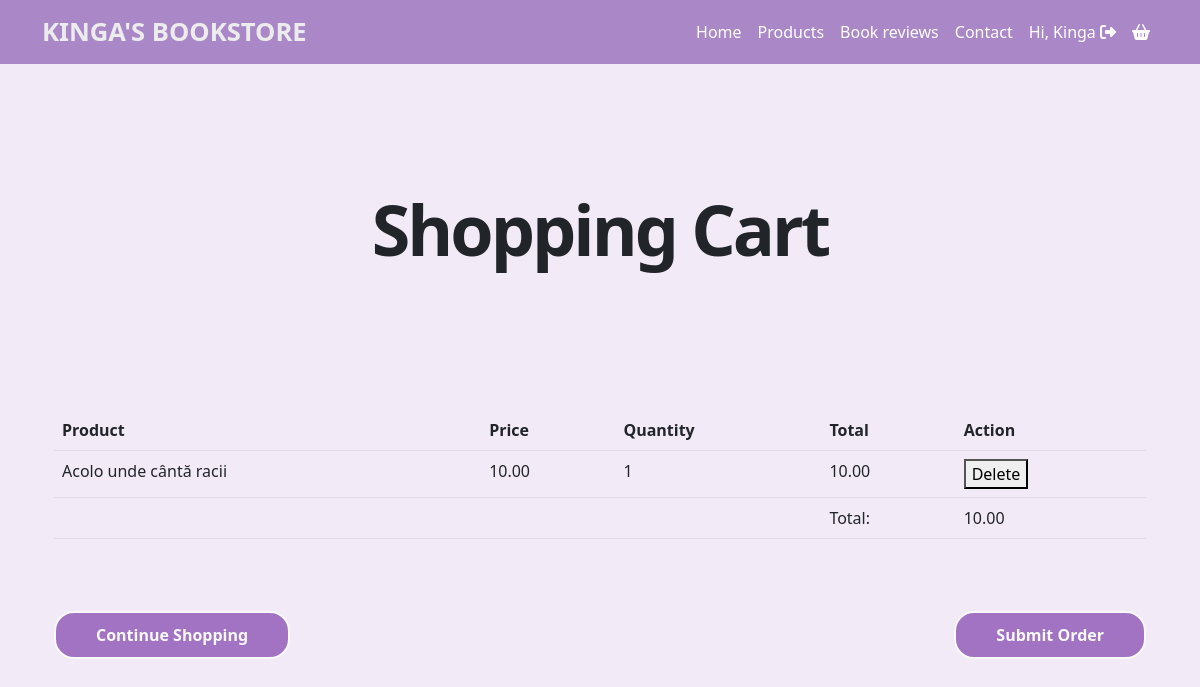
The page /cart/ (signed in) on the database as committed earlier.
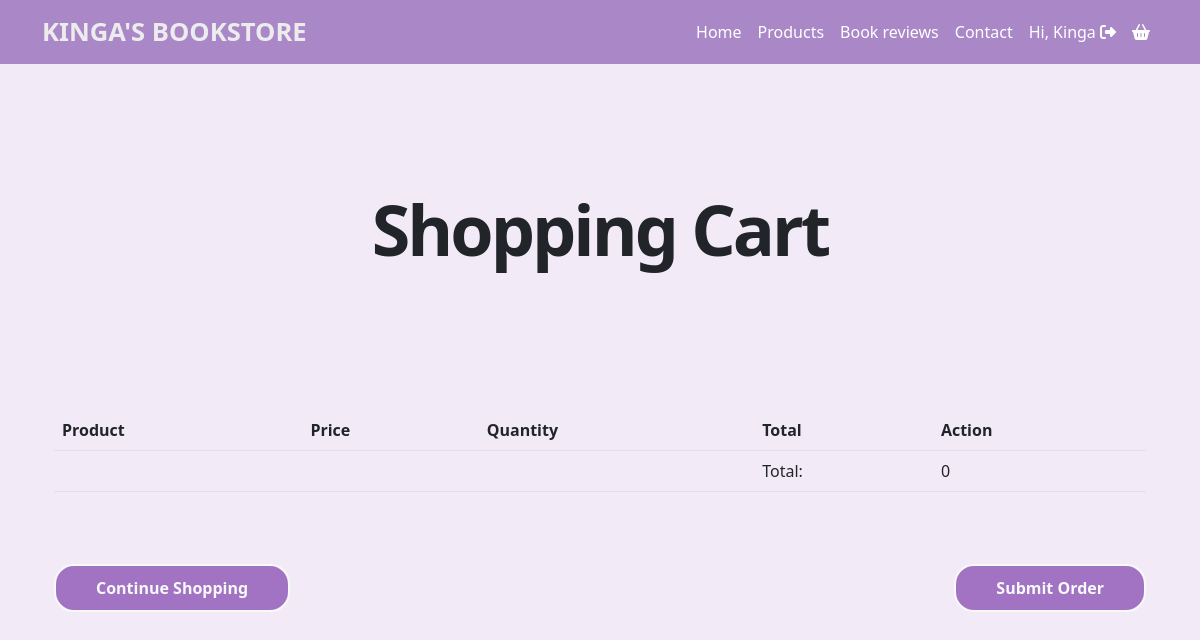
The same page on the database as committed later.
### App_marketplace/models/order.py (models this page shows, shortened)
class OrderItem(models.Model): # clasa cu ajutorul careia definim caracteristicile si comportamentul pt unul sau mai multe produse dintr-o comanda
    user = models.ForeignKey(settings.AUTH_USER_MODEL, on_delete=models.CASCADE)
    ordered = models.BooleanField(default=False)
    product = models.ForeignKey(Product, on_delete=models.CASCADE)
    quantity = models.IntegerField(default=1)
    def get_total_item_price(self): # acesta metota ne retuneaza cantitatea totala a unui produs
        return self.quantity * self.product.price
    def get_final_price(self): # acesta metota ne retuneaza valoarea totala a unui produs dintr-o comanda
        return self.get_total_item_price()

### App_marketplace/models/product.py (models this page shows, shortened)
class Product(models.Model): # clasa cu ajutorul careia definim caracteristicile unui produs
    title = models.CharField(max_length=200)
    author = models.CharField(max_length=200)
    description = models.TextField()
    price = models.DecimalField(max_digits=10, decimal_places=2)
    image = models.ImageField(upload_to='product_images/', null=True, blank=True)
    quantity = models.IntegerField()
    book_available = models.BooleanField(default=False)

### App_marketplace/views.py (the view)
# urls.py: path('cart/', shopping_cart, name='cart'),
def shopping_cart(request):
    order_items = OrderItem.objects.filter(user=request.user, ordered=False)
    order_total = sum(item.get_final_price() for item in order_items)
    context = {
        'order_items': order_items,
        'order_total': order_total,
    }
    return render(request, 'App_marketplace/cart.html', context)

### App_marketplace/templates/App_marketplace/cart.html (shortened to what this page needs)
{% extends "App_marketplace/base.html" %}
{% load static%}
{% block content %}
<div class="container spaced-top-5 black-bg">
    <div class="row">
        <div class="col">
            <h1 style="text-align: center;
            font-size: 70px;
            font-weight: 700;
            text-transform: none;
            font-style: normal;
            text-decoration: none;
            line-height: 1em;
            letter-spacing: -3px;
            margin-top: 50px;
            margin-bottom: 50px;">Shopping Cart</h1></br></br></br></br>
                <table class="table">
                    <thead>
                        <tr>
                            <th>Product</th>
                            <th>Price</th>
                            <th>Quantity</th>
                            <th>Total</th>
                            <th>Action</th>
                        </tr>
                    </thead>
                    <tbody>
                        {% for order_item in order_items %}
                            <tr>
                                <td>{{ order_item.product.title }}</td>
                                <td>{{ order_item.product.price }}</td>
                                <td>{{ order_item.quantity }}</td>
                                <td>{{ order_item.get_final_price }}</td>
                                <td>
                                    <button onclick="deleteProduct({{ order_item.product.id }})">Delete</button>
                                </td>
                            </tr>
                        {% endfor %}
                    </tbody>
                    <tfoot>
                        <tr>
                            <td colspan="3"></td>
                            <td>Total:</td>
                            <td>{{ order_total }}</td>
                        </tr>
                    </tfoot>
                </table></br>
            <div class="d-flex justify-content-between">
                <a href="{% url 'App_marketplace:products' %}">
                    <button class="btn-custom spaced-top-2">Continue Shopping</button>
                </a>
                <form method="post" action="{% url 'App_marketplace:finalizeaza_comanda' %}">
                    <button type="submit" class="btn-custom spaced-top-2">Submit Order</button>
                </form>
            </div>
        </div>
    </div>
</div>
{% endblock %}

Rows that differ between the two databases and show on the page:
no longer on this page (row edited): OrderItem: product "Acolo unde cântă racii", product.price "10.00", quantity "1", get_final_price "10.00"
Other text that changed with them:
{{ order_total }}: "10.00" → "0"
